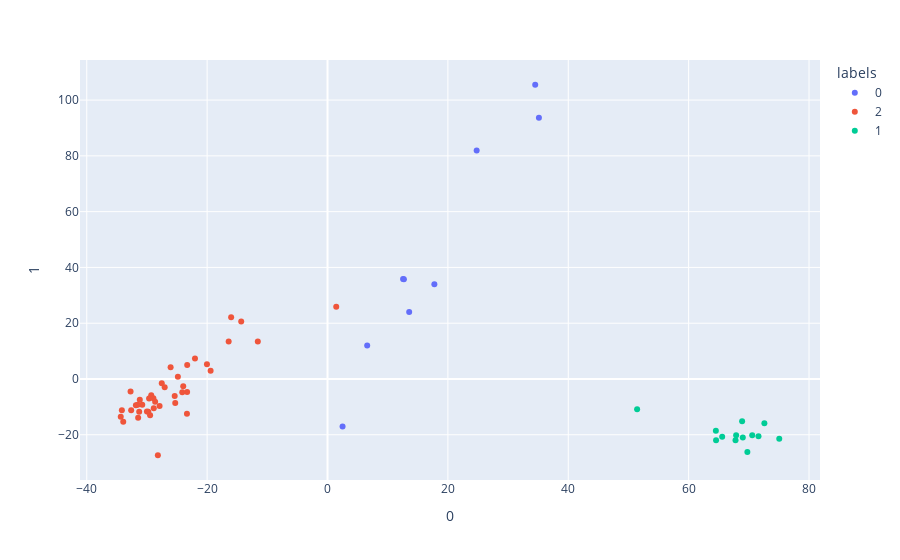

Source (notebook cell):
### Code cell
pca = [md.samplePCA(asvs1) for i in range(10)]
test_df = pca[1]["df"]
test_scores = pd.DataFrame(pca[1]["scores"])

agg_clust = AgglomerativeClustering(n_clusters = 3, metric = "euclidean", linkage = "ward")
labels = agg_clust.fit_predict(test_df)
labels = labels.astype(str)
print(labels)

test_scores['labels'] = labels
fig = px.scatter(
    test_scores,
    x = 0,
    y = 1,
    color = "labels"
)
fig.show()

### Figure 1 — Plotly figure (JSON) as saved in the notebook; plotly's stock layout.template omitted (floating-point values rounded to 4 significant figures)
{"data": [{"hovertemplate": "labels=0<br>0=%{x}<br>1=%{y}<extra></extra>", "legendgroup": "0", "marker": {"color": "#636efa", "symbol": "circle"}, "mode": "markers", "name": "0", "orientation": "v", "showlegend": true, "type": "scatter", "x": [24.78, 34.51, 17.75, 6.59, 13.57, 2.504, 12.55, 12.69, 35.12], "xaxis": "x", "y": [81.96, 105.5, 33.95, 11.97, 24.06, -17.02, 35.81, 35.79, 93.69], "yaxis": "y"}, {"hovertemplate": "labels=2<br>0=%{x}<br>1=%{y}<extra></extra>", "legendgroup": "2", "marker": {"color": "#EF553B", "symbol": "circle"}, "mode": "markers", "name": "2", "orientation": "v", "showlegend": true, "type": "scatter", "x": [-20.03, -27.9, -23.33, -27.53, -28.18, -31.84, -23.35, 1.448, -31.46, -25.3, -31.29, -32.72, -23.97, -30.78, -28.64, -26.07, -19.42, -23.31, -14.34, -11.58, -27.05, -24.86, -16.42, -34.35, -24.13, -29.29, -16.01, -33.94, -29.78, -32.62, -29.64, -28.86, -25.39, -29.47, -30.0, -34.17, -22.02, -31.19, -28.93, -31.54], "xaxis": "x", "y": [5.328, -9.679, -4.702, -1.545, -27.34, -9.43, -12.45, 25.95, -13.88, -8.58, -11.77, -4.479, -2.577, -9.197, -8.146, 4.204, 2.913, 4.992, 20.62, 13.43, -2.968, 0.8109, 13.48, -13.57, -4.718, -5.827, 22.13, -15.36, -11.73, -11.24, -7.0, -10.45, -6.125, -13.04, -11.64, -11.2, 7.313, -7.448, -6.877, -9.214], "yaxis": "y"}, {"hovertemplate": "labels=1<br>0=%{x}<br>1=%{y}<extra></extra>", "legendgroup": "1", "marker": {"color": "#00cc96", "symbol": "circle"}, "mode": "markers", "name": "1", "orientation": "v", "showlegend": true, "type": "scatter", "x": [65.57, 68.99, 69.75, 51.44, 64.55, 64.52, 75.05, 68.88, 72.58, 67.79, 67.89, 71.6, 70.56], "xaxis": "x", "y": [-20.75, -20.95, -26.21, -10.87, -22.0, -18.52, -21.47, -15.18, -15.87, -22.0, -20.21, -20.53, -20.16], "yaxis": "y"}], "layout": {"autosize": true, "legend": {"title": {"text": "labels"}, "tracegroupgap": 0}, "margin": {"t": 60}, "xaxis": {"anchor": "y", "autorange": true, "domain": [0, 1], "range": [-40.71, 81.41], "title": {"text": "0"}, "type": "linear"}, "yaxis": {"anchor": "x", "autorange": true, "domain": [0, 1], "range": [-37.63, 115.8], "title": {"text": "1"}, "type": "linear"}}}
